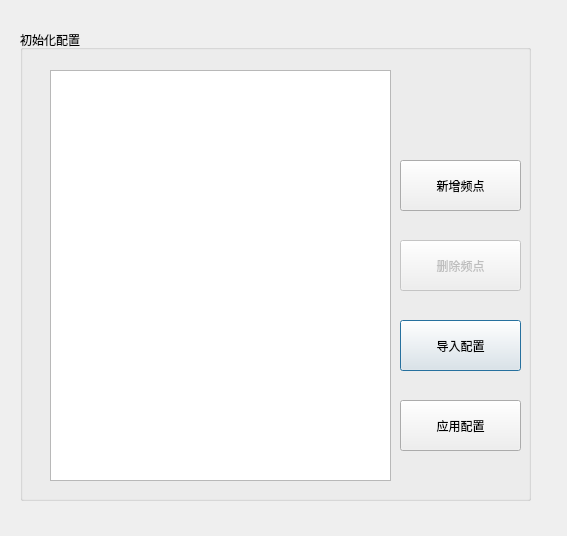
<?xml version="1.0" encoding="UTF-8"?>
<ui version="4.0">
 <class>TDialogConfig</class>
 <widget class="QDialog" name="TDialogConfig">
  <property name="geometry">
   <rect>
    <x>0</x>
    <y>0</y>
    <width>567</width>
    <height>536</height>
   </rect>
  </property>
  <property name="windowTitle">
   <string>Dialog</string>
  </property>
  <widget class="QGroupBox" name="groupBox">
   <property name="geometry">
    <rect>
     <x>20</x>
     <y>30</y>
     <width>511</width>
     <height>471</height>
    </rect>
   </property>
   <property name="title">
    <string>初始化配置</string>
   </property>
   <widget class="QTableWidget" name="tableWidget">
    <property name="geometry">
     <rect>
      <x>30</x>
      <y>40</y>
      <width>341</width>
      <height>411</height>
     </rect>
    </property>
   </widget>
   <widget class="QPushButton" name="bt_import">
    <property name="geometry">
     <rect>
      <x>380</x>
      <y>290</y>
      <width>121</width>
      <height>51</height>
     </rect>
    </property>
    <property name="text">
     <string>导入配置</string>
    </property>
   </widget>
   <widget class="QPushButton" name="bt_export">
    <property name="geometry">
     <rect>
      <x>380</x>
      <y>370</y>
      <width>121</width>
      <height>51</height>
     </rect>
    </property>
    <property name="text">
     <string>应用配置</string>
    </property>
   </widget>
   <widget class="QPushButton" name="bt_removeRow">
    <property name="enabled">
     <bool>false</bool>
    </property>
    <property name="geometry">
     <rect>
      <x>380</x>
      <y>210</y>
      <width>121</width>
      <height>51</height>
     </rect>
    </property>
    <property name="text">
     <string>删除频点</string>
    </property>
   </widget>
   <widget class="QPushButton" name="bt_appendRow">
    <property name="geometry">
     <rect>
      <x>380</x>
      <y>130</y>
      <width>121</width>
      <height>51</height>
     </rect>
    </property>
    <property name="text">
     <string>新增频点</string>
    </property>
   </widget>
  </widget>
 </widget>
 <resources/>
 <connections/>
</ui>
